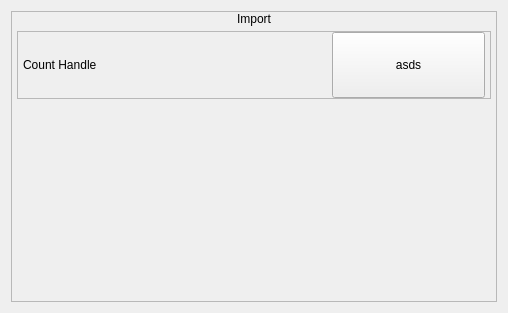
<?xml version="1.0" encoding="UTF-8"?>
<ui version="4.0">
 <class>Form</class>
 <widget class="QWidget" name="Form">
  <property name="geometry">
   <rect>
    <x>0</x>
    <y>0</y>
    <width>508</width>
    <height>313</height>
   </rect>
  </property>
  <property name="windowTitle">
   <string>Form</string>
  </property>
  <layout class="QGridLayout" name="gridLayout">
   <item row="0" column="1">
    <widget class="QFrame" name="newadd">
     <property name="frameShape">
      <enum>QFrame::StyledPanel</enum>
     </property>
     <property name="frameShadow">
      <enum>QFrame::Raised</enum>
     </property>
     <layout class="QVBoxLayout" name="verticalLayout" stretch="0,1,3">
      <property name="spacing">
       <number>5</number>
      </property>
      <property name="leftMargin">
       <number>5</number>
      </property>
      <property name="topMargin">
       <number>0</number>
      </property>
      <property name="rightMargin">
       <number>5</number>
      </property>
      <property name="bottomMargin">
       <number>0</number>
      </property>
      <item>
       <widget class="QLabel" name="label">
        <property name="sizePolicy">
         <sizepolicy hsizetype="Preferred" vsizetype="Preferred">
          <horstretch>0</horstretch>
          <verstretch>0</verstretch>
         </sizepolicy>
        </property>
        <property name="text">
         <string>Import</string>
        </property>
        <property name="alignment">
         <set>Qt::AlignCenter</set>
        </property>
       </widget>
      </item>
      <item>
       <widget class="QFrame" name="frame">
        <property name="sizePolicy">
         <sizepolicy hsizetype="Preferred" vsizetype="Preferred">
          <horstretch>0</horstretch>
          <verstretch>0</verstretch>
         </sizepolicy>
        </property>
        <property name="frameShape">
         <enum>QFrame::StyledPanel</enum>
        </property>
        <property name="frameShadow">
         <enum>QFrame::Raised</enum>
        </property>
        <layout class="QHBoxLayout" name="horizontalLayout" stretch="2,1">
         <property name="spacing">
          <number>3</number>
         </property>
         <property name="leftMargin">
          <number>5</number>
         </property>
         <property name="topMargin">
          <number>0</number>
         </property>
         <property name="rightMargin">
          <number>5</number>
         </property>
         <property name="bottomMargin">
          <number>0</number>
         </property>
         <item>
          <widget class="QLabel" name="label_2">
           <property name="text">
            <string>Count Handle</string>
           </property>
          </widget>
         </item>
         <item>
          <widget class="QToolButton" name="toolButton">
           <property name="sizePolicy">
            <sizepolicy hsizetype="Preferred" vsizetype="Preferred">
             <horstretch>0</horstretch>
             <verstretch>0</verstretch>
            </sizepolicy>
           </property>
           <property name="text">
            <string>asds</string>
           </property>
           <property name="autoRaise">
            <bool>false</bool>
           </property>
          </widget>
         </item>
        </layout>
       </widget>
      </item>
      <item>
       <spacer name="verticalSpacer">
        <property name="orientation">
         <enum>Qt::Vertical</enum>
        </property>
        <property name="sizeHint" stdset="0">
         <size>
          <width>20</width>
          <height>40</height>
         </size>
        </property>
       </spacer>
      </item>
     </layout>
    </widget>
   </item>
  </layout>
 </widget>
 <resources/>
 <connections/>
</ui>
